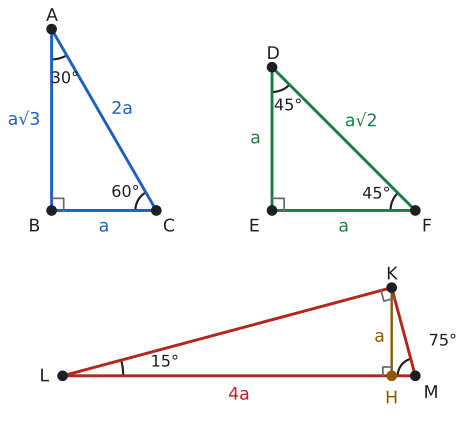

Write Python code to recreate this figure.
import sys; sys.path.insert(0, "tools")
from cizim import *

def uz(P, Q): return round(float(np.linalg.norm(np.asarray(P, float) - np.asarray(Q, float))), 3)
def kenar(ax, P, Q, metin, G, d=0.45, renk=YAZI, fs=13):
    """[PQ] kenarının ortasına, G noktasından uzak tarafa etiket."""
    P, Q = np.asarray(P, float), np.asarray(Q, float); M = (P + Q) / 2
    u = (Q - P) / np.linalg.norm(Q - P); v = np.array([-u[1], u[0]])
    if np.dot(v, M - np.asarray(G, float)) < 0: v = -v
    ax.text(*(M + d * v), metin, ha="center", va="center", color=renk, fontsize=fs)
def dik(ax, K, P, Q, s=0.3, renk=SOLUK):
    """K köşesinde KP ile KQ arasındaki dik açı işareti."""
    K, P, Q = (np.asarray(t, float) for t in (K, P, Q))
    u = (P - K) / np.linalg.norm(P - K) * s; v = (Q - K) / np.linalg.norm(Q - K) * s
    ax.plot(*zip(K + u, K + u + v, K + v), color=renk, lw=1.3)
def aci_olc(K, P, Q):
    u, v = np.asarray(P, float) - K, np.asarray(Q, float) - K
    return round(float(np.degrees(np.arccos(np.dot(u, v) / np.linalg.norm(u) / np.linalg.norm(v)))), 3)

# Açılarına göre özel dik üçgenler (a = 1 birim yerine uygun ölçek).
fig, ax = sekil(6, 5.6); ax.set_aspect("equal"); ax.axis("off")
# 1) 30-60-90: B dik, BC = a, AB = a√3, AC = 2a
a = 1.9; B = np.array([0.0, 3.0]); C = B + [a, 0]; A = B + [0, a * np.sqrt(3)]
print("30-60-90", uz(B, C) / a, uz(A, B) / a, uz(A, C) / a, aci_olc(A, B, C), aci_olc(C, A, B))
ax.plot(*zip(A, B, C, A), color=MAVI); dik(ax, B, A, C, s=0.22); G0 = (A + B + C) / 3
kenar(ax, B, C, "a", G0, d=0.3, renk=MAVI); kenar(ax, A, B, "a√3", G0, d=0.5, renk=MAVI); kenar(ax, A, C, "2a", G0, d=0.38, renk=MAVI)
aci(ax, A, B, C, r=0.55, ad="30°", renk=YAZI); aci(ax, C, A, B, r=0.38, ad="60°", renk=YAZI)
nokta(ax, *A, "A", dx=-0.1, dy=0.15); nokta(ax, *B, "B", dx=-0.42, dy=-0.38); nokta(ax, *C, "C", dx=0.12, dy=-0.38)
# 2) 45-45-90: E dik, DE = EF = a, DF = a√2
a = 2.6; E = np.array([4.0, 3.0]); F = E + [a, 0]; D = E + [0, a]
print("45-45-90", uz(D, F) / a, aci_olc(D, E, F))
ax.plot(*zip(D, E, F, D), color=YESIL); dik(ax, E, D, F, s=0.22); G1 = (D + E + F) / 3
kenar(ax, E, F, "a", G1, d=0.3, renk=YESIL); kenar(ax, D, E, "a", G1, d=0.3, renk=YESIL); kenar(ax, D, F, "a√2", G1, d=0.45, renk=YESIL)
aci(ax, D, E, F, r=0.45, ad="45°", renk=YAZI); aci(ax, F, D, E, r=0.45, ad="45°", renk=YAZI)
nokta(ax, *D, "D", dx=-0.1, dy=0.15); nokta(ax, *E, "E", dx=-0.42, dy=-0.38); nokta(ax, *F, "F", dx=0.12, dy=-0.38)
# 3) 15-75-90: K dik, LM = 4a hipotenüs, KH = a yükseklik
a = 1.6; L = np.array([0.2, 0.0]); M = L + [4 * a, 0]
KL = 4 * a * np.cos(np.radians(15)); K = L + KL * np.array([np.cos(np.radians(15)), np.sin(np.radians(15))]); H = np.array([K[0], 0.0])
print("15-75-90", uz(K, H) / a, aci_olc(K, L, M), aci_olc(L, K, M), aci_olc(M, K, L))
ax.plot(*zip(K, L, M, K), color=KIRMIZI); ax.plot(*zip(K, H), color=SARI, lw=1.8)
dik(ax, K, L, M, s=0.2); dik(ax, H, K, L, s=0.16)
ax.text(H[0] - 0.22, K[1] / 2 - 0.1, "a", color=SARI, fontsize=13, va="center", ha="center")
ax.text((L[0] + M[0]) / 2, -0.35, "4a", color=KIRMIZI, ha="center", va="center")
aci(ax, L, M, K, r=1.1, ad="15°", renk=YAZI); aci(ax, M, K, L, r=0.32, ad="", renk=YAZI)
ax.text(M[0] + 0.5, 0.55, "75°", color=YAZI, fontsize=12, ha="center")
nokta(ax, *K, "K", dx=-0.1, dy=0.15); nokta(ax, *L, "L", dx=-0.42, dy=-0.1); nokta(ax, *M, "M", dx=0.15, dy=-0.4)
nokta(ax, *H, "H", dx=-0.12, dy=-0.5, renk=SARI)
ax.set_xlim(-0.7, 7.4); ax.set_ylim(-0.7, 6.6)
kaydet(fig, __file__)
